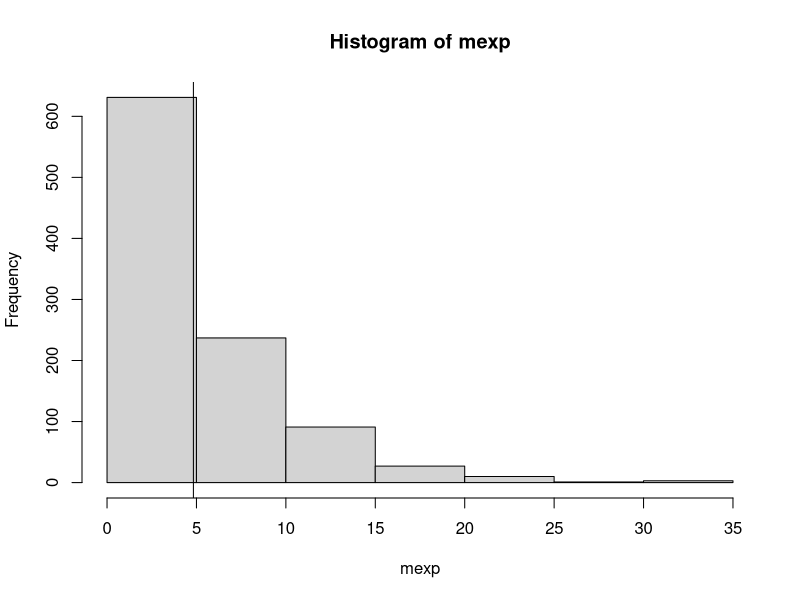
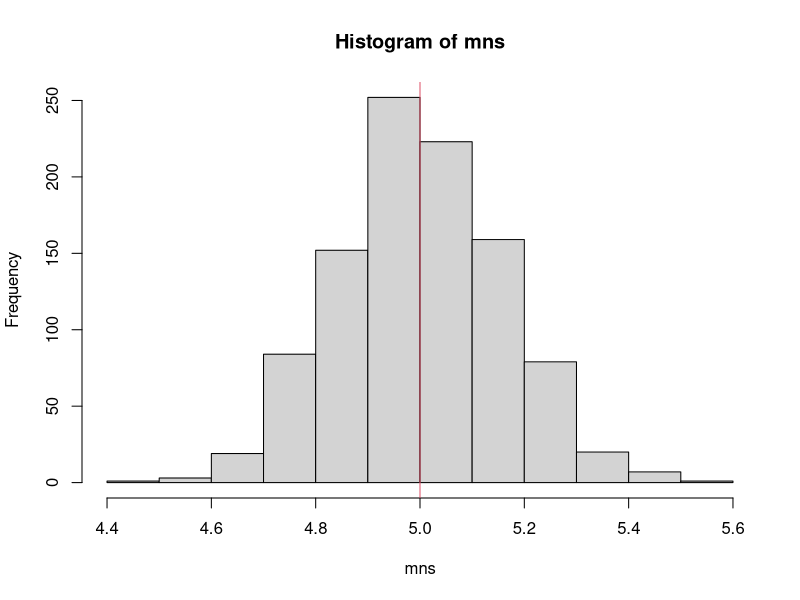
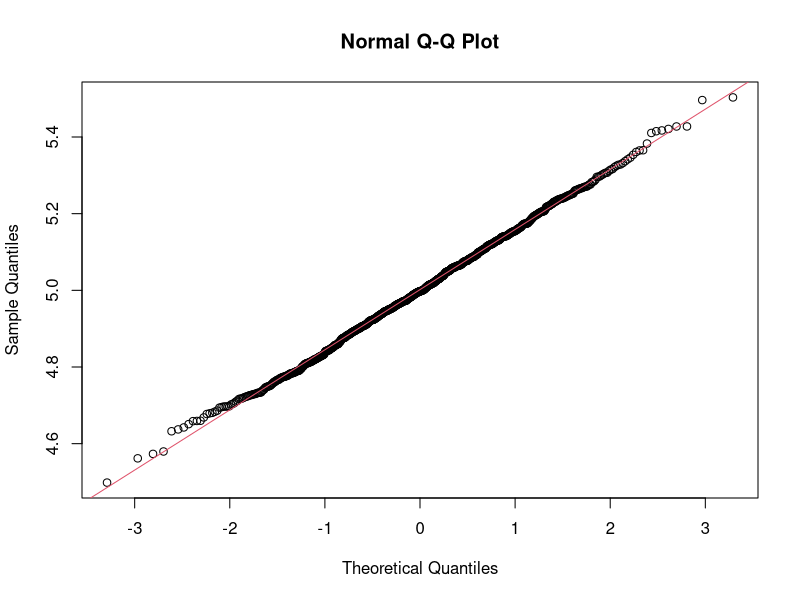
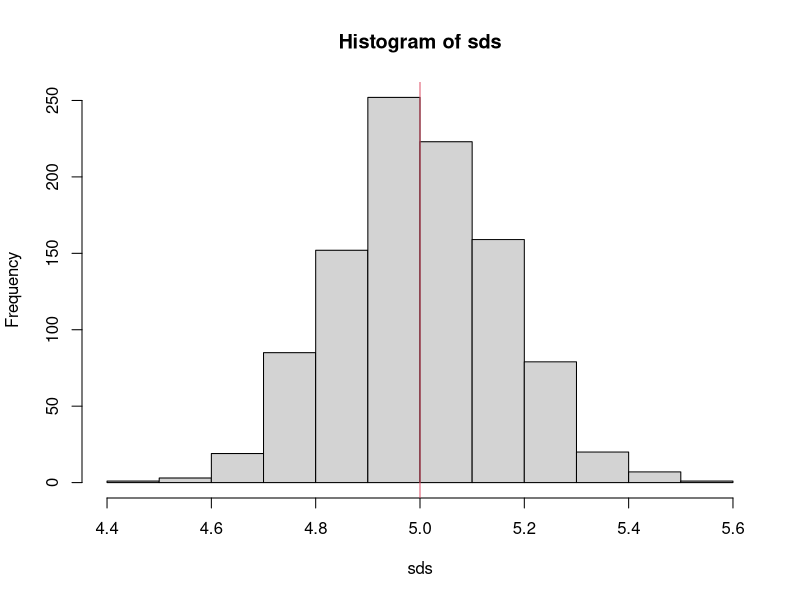

These charts were generated, in order, by the following R code: (Note: this script raises an error after producing the figures.)
mexp<-rexp(1000,0.2)
hist(mexp)
abline(v=mean(mexp))
mns = NULL
for (i in 1 : 1000) mns = c(mns, mean(rexp(1000,0.2)))
hist(mns)
abline(v=5,col=2)
qqnorm(mns)
qqline(mns,col=2)
sds = NULL
for (i in 1 : 1000) sds = c(mns, sd(rexp(1000,0.2)))
hist(sds)
abline(v=5,col=2)

tg1 <- ToothGrowth %>% filter(supp=="VC")
tg1<-tg1 %>% mutate(rate=len/dose)

tg2 <- ToothGrowth %>% filter(supp=="OJ")
tg2<-tg2 %>% mutate(rate=len/dose)

tg11<- tg1 %>% filter(dose==0.5)
tg12<- tg1 %>% filter(dose==1)
tg13<- tg1 %>% filter(dose==2)

tg21<- tg2 %>% filter(dose==0.5)
tg22<- tg2 %>% filter(dose==1)
tg23<- tg2 %>% filter(dose==2)

#calculate summaries for each sub group of the two groups 
tg1 %>% group_by(dose) %>% summarise(mean=mean(rate),sd=sd(rate),n=n())
tg2 %>% group_by(dose) %>% summarise(mean=mean(rate),sd=sd(rate),n=n())

#test if growth rates in each subgroup are the same so that we can take the mean
#of the whole group
t.test(tg11$rate,tg12$rate,paired=F,var.equal = F)
t.test(tg11$rate,tg13$rate,paired=F,var.equal = F)
t.test(tg12$rate,tg13$rate,paired=F,var.equal = F)

#CI for mean growth rate for tg11 and tg12 includes 0 so we cannot rule out
#that the mean growth rate for both tg21 and tg22 can be the same
#it might make sense to group tg11 and tg12 together and assume a common mean 
#growth rate. 

#merge tg21 and tg22 into one frame
tg11<-rbind(tg11,tg12)

#reassign tg23 to tg22
tg12<-tg13

#test if growth rates in each of the tg2 groups are the same 
#so that we can take the mean of the whole group
t.test(tg21$rate,tg22$rate,paired=F,var.equal = F)
t.test(tg21$rate,tg23$rate,paired=F,var.equal = F)
t.test(tg22$rate,tg23$rate,paired=F,var.equal = F)

#CI for mean growth rate for tg21 and tg22 includes 0 so we cannot rule out
#that the mean growth rate for both tg21 and tg22 can be the same
#it might make sense to group tg21 and tg22 together and assume a common growth 
#rate. 

#merge tg21 and tg22 into one frame
tg21<-rbind(tg21,tg22)

#reassign tg23 to tg22
tg22<-tg23

#check rates and hypothesis test for groups according to dose
t.test(tg11$rate,tg21$rate,var.equal=F,paired=F)
t.test(tg12$rate,tg22$rate,var.equal=F,paired=F)



t.test(tg1$rate)
t.test(tg2$rate)


plot(x=row.names(tg1),y=tg1$rate,type="p",pch=1,ylab="Rate",
     main="Tooth Growth Rate According to Supplement",
     xlab="Observation No.", ylim=c(0,50))
lines(x=row.names(tg1),y=tg1$rate,type="l",lty=1,lwd=2)
points(x=row.names(tg2),y=tg2$rate,pch=1,col=2)
lines(x=row.names(tg2),y=tg2$rate,type="l",lty=1,lwd=2,col=2)

